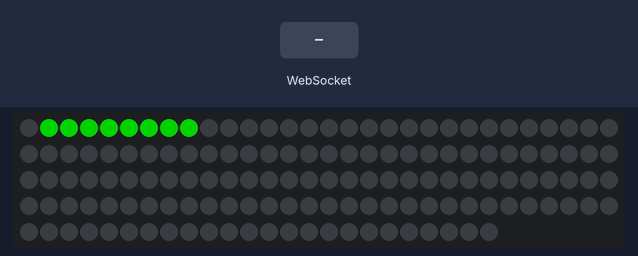
Recording of a program running on a simulated ESP8266 (NodeMCU). On the bench: 144 RGB LEDs in strip order, left to right, continuing on the next row. Inputs (shaded band) come from the test bench. Dim RGB values are drawn brighter than linear; WiFi joins after 1.5 s; servers stay silent unless stated; colours are those a GRB WS2812 strip shows for the declared byte order; what the program prints to the serial monitor is not drawn.

Above: at 0.1 s.
At 2.3 s:
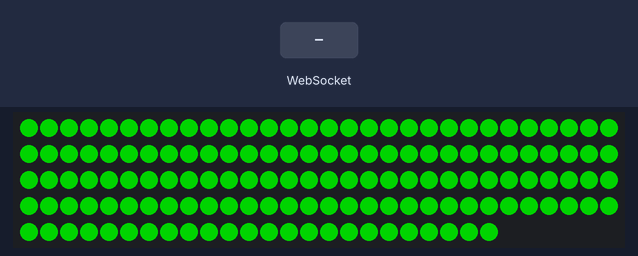
4.2 s: WebSocket text "1" received
Timing chart, 0 to 7.2 s (numbered marks = the images above; inputs shaded):
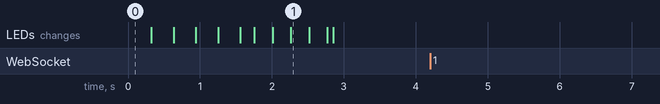

Measured:
- after the input at 4.2 s, every drawn part: stays the same

The program:

main.cpp
```cpp
#include <Arduino.h>
#include <ESP8266WiFi.h>
#include <ESP8266mDNS.h>
#include <ESPAsyncTCP.h>
#include <ESPAsyncWebServer.h>
#include "LEDHandler.h"


const char* ssid = "nLa";
const char* password = "tugicamalo";

LEDHandler led;
AsyncWebServer server(80);
AsyncWebSocket ws("/ws");

void initWifi();
void onWsEvent(AsyncWebSocket * server, AsyncWebSocketClient * client, AwsEventType type, void * arg, uint8_t *data, size_t len);
void helper(int index, u_int8_t r, u_int8_t g, u_int8_t b);

void setup() {
	led.reset();

	Serial.begin(9600);

	initWifi();

	ws.onEvent(onWsEvent);
	server.addHandler(&ws);

	server.on("/", HTTP_GET, [](AsyncWebServerRequest *request){
		request->send(200, "text/html", "<h1>Lan je debu</h1>Welcome to LED driver driver interface master! (JS je ful ez)");
	});

	server.begin();
}

void loop() {
	MDNS.update();
	ws.cleanupClients();

	// static bool doTehColor = false;

	// if(doTehColor) {
	//   static int count = 0;
	//   static CRGB colors[] = {CRGB::Red, CRGB::OrangeRed, CRGB::Orange, CRGB::Yellow, CRGB::YellowGreen, CRGB::Green, CRGB::Blue, CRGB::BlueViolet,  CRGB::Purple};

	//   for(int i = 0; i < NUM_LEDS - count; i++) {
	//     led.set(i, colors[i % 9]);
	//     led.show();
	//     delay(40);
	//     if(i < NUM_LEDS - count - 1)
	//       led.set(i, CRGB::Black);
	//   }

	//   count++;
	//   if(count == NUM_LEDS) {
	//     count = 0;
	//     led.reset();
	//   }
	//   delay(250);
	// }
}

void initWifi() {
	WiFi.begin(ssid, password);

	Serial.print("\nConnecting");
	while(WiFi.status() != WL_CONNECTED) {
		for(int i = 0; i < 30; i++) {
			led.animateWifi();
			delay(15);
		}

		Serial.print(".");
	}

	led.wifiConnected();

	Serial.printf("\nConnected to %s [%s]\n", WiFi.SSID().c_str(), WiFi.localIP().toString().c_str());

	if(MDNS.begin("LedDriverDriverInterface")) {
		Serial.println("MDNS responder started");
	}
	else {
		Serial.println("Error setting up MDNS responder!");
	}
}

void onWsEvent(AsyncWebSocket * server, AsyncWebSocketClient * client, AwsEventType type, void * arg, uint8_t *data, size_t len){
	switch(type) {
		case WS_EVT_CONNECT:
			Serial.printf("Client %u connected\n", client->id());
			break;
		case WS_EVT_DISCONNECT:
			Serial.printf("Client %u disconnected\n", client->id());
			break;
		case WS_EVT_DATA:
			//Serial.printf("Client %u sent %d bytes\n", client->id(), len);// : %s\n", client->id(), data);

			if(len % 4 != 0) {
				Serial.printf("Invalid data length\n");

				for(int i = 0; i < len; i++) {
					Serial.printf("%d", data[i]);
					if(i > 100)
						break;
					if(i != len - 1)
						Serial.printf(", ");
				}
				Serial.printf("\n");
				return;
			}

			for(int i = 0; i < len; i += 4) {
				helper(data[i], data[i+1], data[i+2], data[i+3]);
				// Serial.printf("[%3d]  %3d, %3d, %3d\n", data[i], data[i+1], data[i+2], data[i+3]);
			}

			led.show();

			break;
		case WS_EVT_PONG:
			break;
		case WS_EVT_ERROR:
			Serial.printf("Client %u error\n", client->id());
			break;
	};
}

void helper(int index, u_int8_t r, u_int8_t g, u_int8_t b) {
	led.set(index,CRGB(r,g,b));
}
```

LEDHandler.cpp
```cpp
#include "LEDHandler.h"


LEDHandler::LEDHandler() {
	leds = new CRGB[NUM_LEDS]();
	FastLED.addLeds<WS2812B, DATA_PIN>(leds, NUM_LEDS);
}

LEDHandler::~LEDHandler() {
	delete[] leds;
}

CRGB& LEDHandler::get(unsigned int index) {
	return leds[index];
}

void LEDHandler::set(unsigned int index, CRGB c) {
	leds[index % NUM_LEDS].r = c.g;
	leds[index % NUM_LEDS].g = c.r;
	leds[index % NUM_LEDS].b = c.b;
}

void LEDHandler::setAll(CRGB c) {
	for(int i = 0; i < NUM_LEDS; i++) {
		set(i, c);
	}
}

void LEDHandler::brightness(uint8_t value) {
	FastLED.setBrightness(value);
}

void LEDHandler::reset() {
	setAll(CRGB(0,0,0));
	show();
}

void LEDHandler::show() {
	FastLED.show();
}

void LEDHandler::animateWifi(bool reset) {
	static int width = 8;
	static int iterator = 0;
	iterator = reset ? 0 : iterator + 1;

	leds[(iterator - 1) % NUM_LEDS] = CRGB::Black;
	for(int i = 0; i < width; i++) {
		set((iterator + i) % NUM_LEDS, CRGB::Green);
	}

	show();
}

void LEDHandler::wifiConnected() {
	for(int i = 0; i < 7; i++) {
		setAll(CRGB::Green);
		show();
		delay(80);
		reset();
		delay(80);
	}
}
```

LEDHandler.h
```cpp
#pragma once
#include <FastLED.h>

#define NUM_LEDS 144
#define DATA_PIN 2

class LEDHandler {
public:
	static int id;

	LEDHandler();
	~LEDHandler();

	CRGB& get(unsigned int index);
	void set(unsigned int index, CRGB c);
	void setAll(CRGB c);

	void brightness(uint8_t value);
	void reset();
	void show();

	void animateWifi(bool reset = false);
	void wifiConnected();
private:
	CRGB* leds;
};
```
